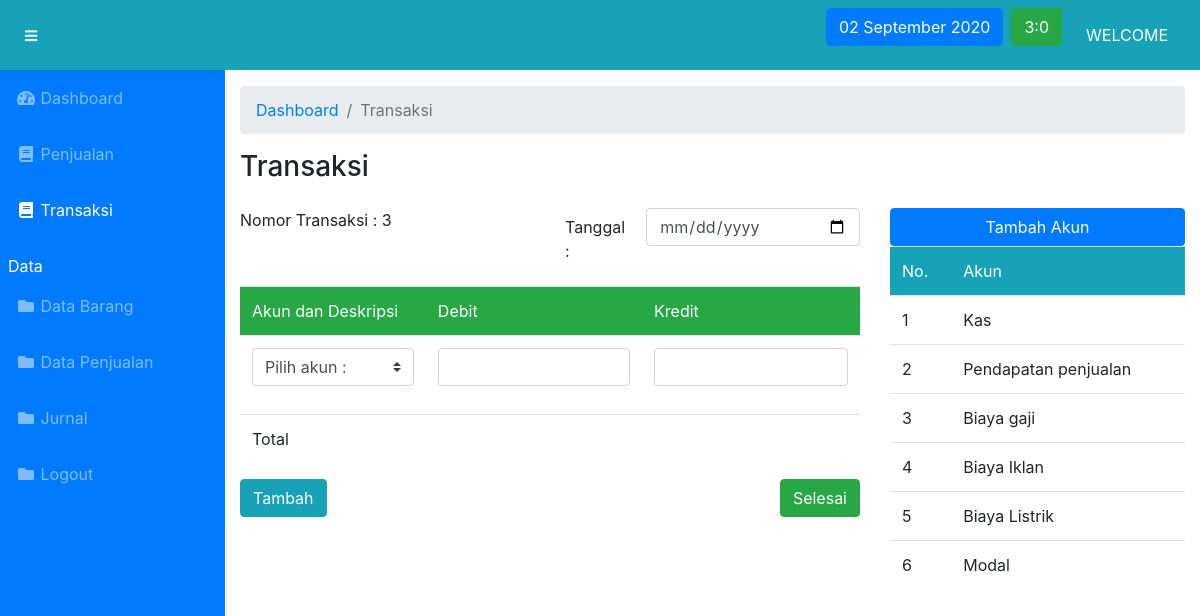
The app's page /index.php/staff/transaksi with its own data.
### tables this page shows
CREATE TABLE `akun` (
  `id` int(11) NOT NULL,
  `akun` varchar(56) NOT NULL
);

### application/controllers/Staff.php (called while the page is built, shortened)
<?php
class Staff extends CI_Controller
{
	public function __construct()
	{
		$this->load->helper('download');
		$this->load->model('Barang_model');
		$this->load->model('Penjualan_model');
		$this->load->model('Service_model');
		$this->load->model('Transaksi_temp_model');
		$this->load->model('Transaksi_detail_model');
	}
	public function transaksi()
	{
		$data['title'] = 'Transaksi';
		$data['user'] = $this->db->get_where('user', ['username' => $this->session->userdata('username'), 'id_role' => $this->session->userdata('id_role')])->row_array();
		$data['data'] = $this->db->get_where('staff', ['username' => $this->session->userdata('username')])->row_array();
		$data['akun'] = $this->db->get('akun')->result();
		$data['transaksi_temp'] = $this->Transaksi_temp_model->get_transaksi_temp();
		$this->load->view('templates/header', $data);
		$this->load->view('templates/navbar', $data);
		$this->load->view('templates/sidebar', $data);
		$this->load->view('staff/transaksi', $data);
		$this->load->view('templates/footer');
	}
}

### index.php (called while the page is built, shortened)
<?php
require_once BASEPATH . 'core/CodeIgniter.php';

### application/views/staff/transaksi.php (the view, shortened to what this page needs)
 <div id="content-wrapper">
      <div class="container-fluid">
        <ol class="breadcrumb">
          <li class="breadcrumb-item">
            <a href="<?= base_url('staff'); ?>">Dashboard</a>
          </li>
          <li class="breadcrumb-item active"><?= $title; ?></li>
        </ol>
        <h1 class="h3 mb-4 text-gray-800"><?= $title; ?></h1>
        <div class="row">
        	<div class="col-8">
        		<div class="row">
        			<div class="col">
        				<?php
        				$max = $this->db->query('SELECT max(nomor_penjualan) FROM penjualan')->row_array();
        				if($max['max(nomor_penjualan)'] == NULL) {
        					$nomor = 1;
        				} else if($max['max(nomor_penjualan)'] != null){
        					$nomor = (int)$max['max(nomor_penjualan)'] + 1;
        				}
        				?>
        				<p>Nomor Transaksi : <?= $nomor; ?></p>
        			</div>
        			<div class="col">
		        		<div class="form-group row">
							<label for="tanggal_transaksi" class="col-sm-3 col-form-label">Tanggal : </label>
					    	<div class="col-sm-9">
<form action="<?php echo base_url('staff/selesai_transaksi'); ?>" method="post">
						    	<input type="date" class="form-control" id="tanggal_transaksi" name="tanggal_transaksi">
						    </div>
						</div>
        			</div>
        		</div>
        		<div id="table">
				  <table class="table"">
				  	<thead>
				  		<tr class="bg-success text-white">
				  			<td>Akun dan Deskripsi</td>
				  			<td>Debit</td>
				  			<td>Kredit</td>
				  		</tr>
				  	</thead>
				  	<tbody>
				  		<tr>
				  			<td>
				  				<div class="form-group">
							       <select class="custom-select" id="id_akun" name="id_akun">
							       	  <option value="0" disabled selected>Pilih akun :</option>
									</select>
								</div>
				  			</td>
				  			<td><input type="text" class="form-control" name="debit" id="debit"></td>
				  			<td><input type="text" class="form-control" name="kredit" id="kredit"></td>
				  		</tr>
				  		<tr>
				  			<td>Total</td>
				  			<?php
				  			$this->db->select('sum(debit)');
							$debit = $this->db->get('transaksi_temp')->result_array();
							$this->db->select('sum(kredit)');
							$kredit = $this->db->get('transaksi_temp')->result_array();
							 ?>
				  			<td><?php echo $debit[0]['sum(debit)'] ?></td>
				  			<td><?php echo $kredit[0]['sum(kredit)'] ?></td>
				  		</tr>
				  	</tbody>
				  </table>
				 </div>
				  <div class="d-flex justify-content-between">
				    	<a href="#" class="btn btn-info tambah-transaksi">Tambah</a>
				    	<button type="submit" class="btn btn-success selesai-transaksi">Selesai</button>
				  </div>
        	</div>
        	<div class="col">
        		<button class="btn btn-primary btn-block" data-toggle="modal" data-target="#tambahAkunModal">Tambah Akun</button>
        		<table class="table"">
				  	<thead>
				  		<tr class="bg-info text-white">
				  			<td>No.</td>
				  			<td>Akun</td>
				  		</tr>
				  	</thead>
				  	<tbody>
				  		<?php $nom = 1; ?>
				  		<?php foreach($akun as $ak) : ?>
				  			<tr>
				  				<td><?php echo $nom; ?></td>
				  				<td><?php echo $ak->akun; ?></td>
				  			</tr>
				  		<?php $nom++; ?>
				  		<?php endforeach ; ?>
				  	</tbody>
				  </table>
        	</div>
        </div>
      </div>

### records on screen
akun: akun "Kas"
akun: akun "Pendapatan penjualan"
akun: akun "Biaya gaji"
akun: akun "Biaya Iklan"
akun: akun "Biaya Listrik"
akun: akun "Modal"

### other values on screen
$title "Transaksi"
$nomor "3"
